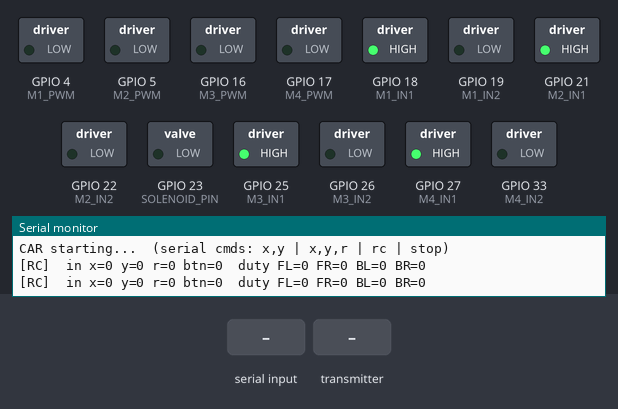
Bench run of a sketch on a simulated ESP32. Shown: switched loads named in the sketch (green lamp = pin HIGH), the last lines printed to the serial monitor. The inputs (shaded band) are chosen by the test bench.

Above: at 1.4 s.
1.5 s: "90 45 200\n" received over Serial
At 1.9 s:
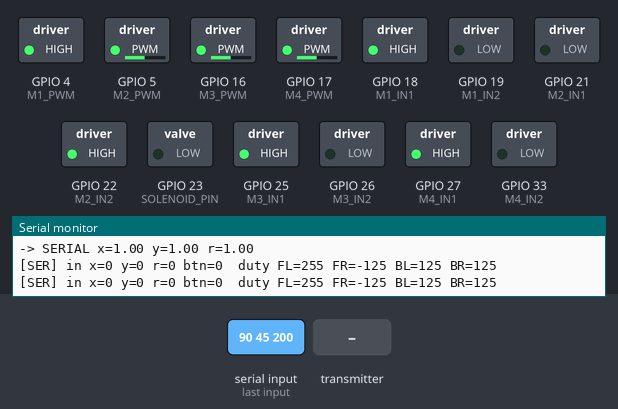
3.0 s: the transmitter starts sending btn = 1
At 4.3 s:
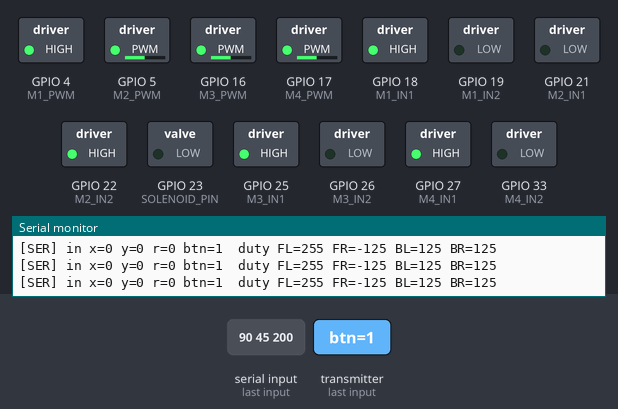
4.6 s: "90 45\n" received over Serial
At 5.4 s:
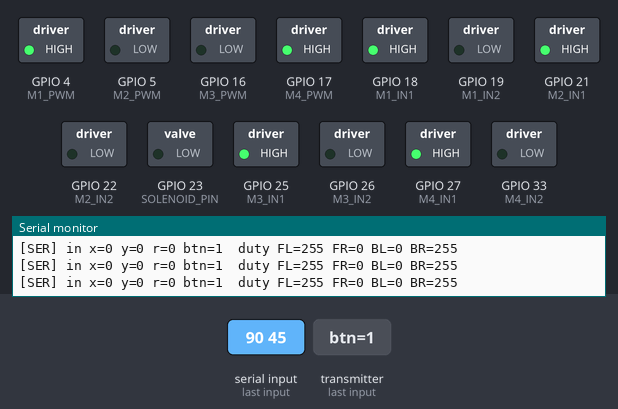
6.1 s: "30 150 10\n" received over Serial
At 6.8 s:
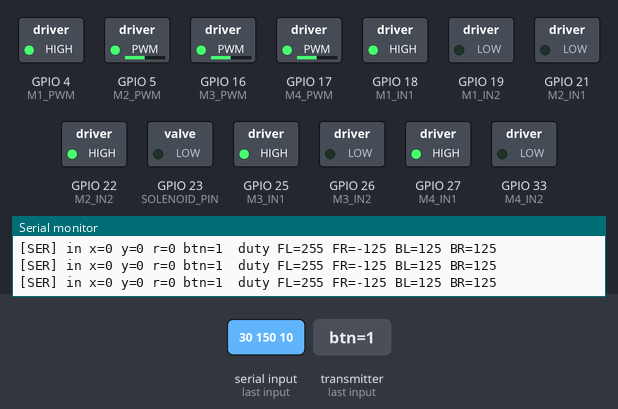
7.6 s: "30 150\n" received over Serial
At 9.1 s:
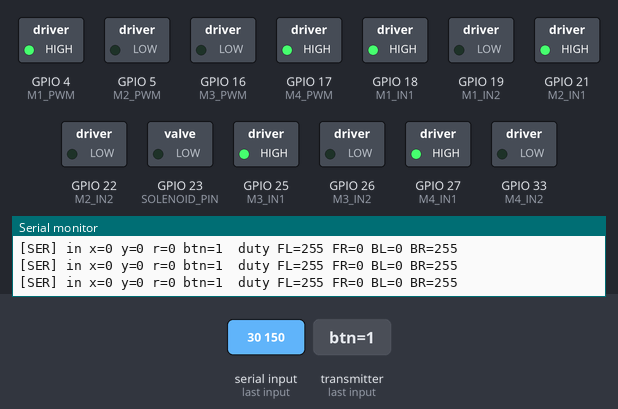
Timing chart, 0 to 10.1 s (numbered marks = the images above; inputs shaded):
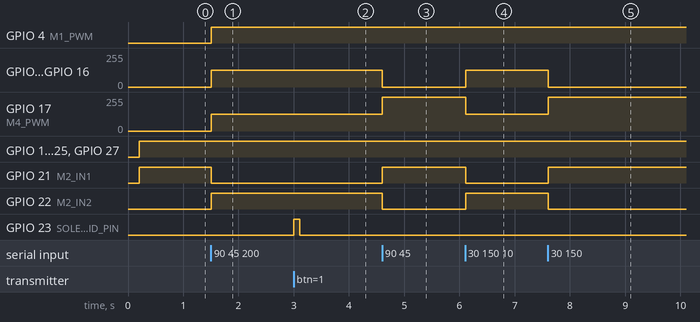

The sketch:

car.ino
```cpp
// 2x TB6612 + ESP32  --  CAR (receiver)
// Receives dual-joystick input over ESP-NOW and drives 4 MECANUM wheels
// holonomically (forward/back, strafe, rotate). Variable speed via LEDC PWM on
// the TB6612 PWMA/PWMB pins (Approach A: slow-decay for good low-speed control).
//
// Motor layout (viewed from above):
//    FL (M1) --- FR (M2)
//    BL (M3) --- BR (M4)
//
// Mecanum mix (signed speed per wheel):
//    FL = y + x + r      FR = y - x - r
//    BL = y - x + r      BR = y + x - r
//   y = forward, x = strafe, r = rotation.

#include <esp_now.h>
#include <WiFi.h>

// ---- Motor direction pins (IN1/IN2) ----------------------------------------
// Driver 1
const int M1_IN1 = 18;  // AIN1 FL
const int M1_IN2 = 19;  // AIN2
const int M2_IN1 = 21;  // BIN1 FR
const int M2_IN2 = 22;  // BIN2
// Driver 2
const int M3_IN1 = 25;  // AIN1 BL
const int M3_IN2 = 26;  // AIN2
const int M4_IN1 = 27;  // BIN1 BR
const int M4_IN2 = 33;  // BIN2

// ---- Motor speed pins (PWMA/PWMB) ------------------------------------------
// Rewired: PWMA/PWMB jumpers removed, PWM pads wired to these GPIOs.
const int M1_PWM = 4;   // Driver1 PWMA -> FL
const int M2_PWM = 5;   // Driver1 PWMB -> FR
const int M3_PWM = 16;  // Driver2 PWMA -> BL
const int M4_PWM = 17;  // Driver2 PWMB -> BR

// ---- Solenoid --------------------------------------------------------------
const int SOLENOID_PIN = 23;               // digital out (ADC2 pins are fine as outputs)
const unsigned long SOL_OFF_MS = 1000;     // off duration
const unsigned long SOL_ON_MS  = 100;      // on pulse
const bool SOL_ACTIVE_HIGH = true;         // set false if the driver is active-low

// ---- PWM config ------------------------------------------------------------
const int PWM_FREQ = 20000;  // 20 kHz, above audible range
const int PWM_RES  = 8;      // 8-bit duty (0..255)
const int MAX_DUTY = 255;
const int MIN_DUTY = 60;     // motor won't turn below ~this; nonzero commands lift to it

// ---- Wireless packet (must match RC side) ----------------------------------
typedef struct {
  int16_t x;    // strafe
  int16_t y;    // forward
  int16_t r;    // rotation
  uint8_t btn;  // 1 = button pressed, 0 = released
} JoystickPacket;

volatile int16_t rxX = 0;
volatile int16_t rxY = 0;
volatile int16_t rxR = 0;
volatile uint8_t rxBtn = 0;
volatile unsigned long lastRxMs = 0;

// Deadzone is handled (calibrated) on the RC side; inputs arrive already zeroed
// inside the band, so the car only shapes and mixes.
const float AXIS_SCALE = 2048.0;        // maps centered reading to ~ -1..1
const unsigned long FAILSAFE_MS = 500;  // stop if no packet within this window

// Set to 1 for serial debug (received inputs + computed wheel duties), 0 to disable.
#define DEBUG 1
const unsigned long DEBUG_INTERVAL_MS = 200;  // throttle prints so serial stays readable

// ---- Motor control ---------------------------------------------------------
// cmd is signed -MAX_DUTY..+MAX_DUTY: sign = direction, magnitude = speed.
void setMotor(int in1, int in2, int pwmPin, int cmd) {
  if (cmd >= 0) {
    digitalWrite(in1, HIGH);
    digitalWrite(in2, LOW);
  } else {
    digitalWrite(in1, LOW);
    digitalWrite(in2, HIGH);
    cmd = -cmd;
  }
  if (cmd > MAX_DUTY) cmd = MAX_DUTY;
  ledcWrite(pwmPin, cmd);
}

void stopAll() {
  ledcWrite(M1_PWM, 0);
  ledcWrite(M2_PWM, 0);
  ledcWrite(M3_PWM, 0);
  ledcWrite(M4_PWM, 0);
}

// Non-blocking solenoid loop: SOL_OFF_MS off, then SOL_ON_MS on, repeating.
// DISABLED for now (not called from loop) — kept for when we want the sequence
// back. The button-triggered one-off click below is used instead.
void solenoidUpdate() {
  static unsigned long last = 0;
  static bool on = false;
  unsigned long interval = on ? SOL_ON_MS : SOL_OFF_MS;
  if (millis() - last >= interval) {
    last = millis();
    on = !on;
    digitalWrite(SOLENOID_PIN, (on == SOL_ACTIVE_HIGH) ? HIGH : LOW);
  }
}

// One-off solenoid click: fires a single SOL_ON_MS pulse, non-blocking.
// solenoidClick() starts the pulse; solenoidOneShotUpdate() ends it on time.
unsigned long solClickOffAt = 0;  // millis() deadline to turn off; 0 = idle

void solenoidClick() {
  digitalWrite(SOLENOID_PIN, SOL_ACTIVE_HIGH ? HIGH : LOW);
  solClickOffAt = millis() + SOL_ON_MS;
}

void solenoidOneShotUpdate() {
  if (solClickOffAt != 0 && millis() >= solClickOffAt) {
    digitalWrite(SOLENOID_PIN, SOL_ACTIVE_HIGH ? LOW : HIGH);
    solClickOffAt = 0;
  }
}

// ---- Input shaping ---------------------------------------------------------
// Centered ADC reading -> normalized -1..1 (deadzone already applied on RC).
float normAxis(int v) {
  float f = v / AXIS_SCALE;
  if (f > 1.0f) f = 1.0f;
  if (f < -1.0f) f = -1.0f;
  return f;
}

// Cubic expo curve, sign-preserving (odd power keeps the sign).
// Flatter near center than squared -> finer control at low input.
float expo(float f) {
  return f * f * f;
}

// Map a normalized wheel value (-1..1) to signed duty. Lifts any nonzero command
// up to the mechanical floor (MIN_DUTY) so the wheel actually turns, then scales
// the remaining range up to MAX_DUTY. Zero stays zero (stop).
int shapeDuty(float v) {
  if (v > -0.0001f && v < 0.0001f) return 0;
  float mag = fabsf(v);
  if (mag > 1.0f) mag = 1.0f;
  int duty = MIN_DUTY + (int)(mag * (MAX_DUTY - MIN_DUTY) + 0.5f);
  return v < 0 ? -duty : duty;
}

// ---- Serial command interface ----------------------------------------------
// Type into the Serial Monitor (newline-terminated):
//   x,y        e.g. "1,1" or "0.5,-0.5"  -> drive at normalized x,y (r=0)
//   x,y,r      e.g. "0,0,1"              -> include rotation
//   ...,Ns     e.g. "1,1,2s" or "0,0,1,3s" -> run the command for N sec, then stop
//   rc                                    -> hand control back to the RC link
//   stop / s                              -> serial mode, all axes 0 (halt)
// Values are normalized -1..1, LINEAR (no expo), clamped. Without a duration the
// command persists until you change it or type "rc"; the RC failsafe is
// suppressed in serial mode, so use "stop" or "rc" to halt.
enum DriveMode { MODE_RC, MODE_SERIAL };
DriveMode driveMode = MODE_RC;
float cmdX = 0, cmdY = 0, cmdR = 0;      // normalized -1..1, used in serial mode
unsigned long cmdExpireAt = 0;           // millis() deadline; 0 = hold indefinitely

char serBuf[32];
uint8_t serLen = 0;

float clampUnit(float v) {
  if (v > 1.0f) return 1.0f;
  if (v < -1.0f) return -1.0f;
  return v;
}

void handleSerialLine(char *line) {
  while (*line == ' ' || *line == '\t') line++;  // skip leading space
  if (line[0] == '\0') return;

  if (strcasecmp(line, "rc") == 0) {
    driveMode = MODE_RC;
    Serial.println("-> RC mode");
    return;
  }
  if (strcasecmp(line, "stop") == 0 || strcasecmp(line, "s") == 0) {
    driveMode = MODE_SERIAL;
    cmdX = cmdY = cmdR = 0;
    cmdExpireAt = 0;
    Serial.println("-> SERIAL stop (0,0,0)");
    return;
  }

  // Parse "x,y" or "x,y,r", plus an optional duration token containing 's'
  // (e.g. "2s", "1.5s") = run this command for N seconds then stop.
  float vals[3] = {0, 0, 0};
  int n = 0;
  float durSec = 0;
  bool haveDur = false;
  char *tok = strtok(line, ", ");
  while (tok) {
    if (strchr(tok, 's') || strchr(tok, 'S')) {
      durSec = atof(tok);   // atof stops at the 's'
      haveDur = true;
    } else if (n < 3) {
      vals[n++] = atof(tok);
    }
    tok = strtok(NULL, ", ");
  }
  if (n >= 2) {
    cmdX = clampUnit(vals[0]);
    cmdY = clampUnit(vals[1]);
    cmdR = (n >= 3) ? clampUnit(vals[2]) : 0.0f;
    driveMode = MODE_SERIAL;
    cmdExpireAt = (haveDur && durSec > 0) ? millis() + (unsigned long)(durSec * 1000.0f) : 0;
    Serial.print("-> SERIAL x="); Serial.print(cmdX);
    Serial.print(" y="); Serial.print(cmdY);
    Serial.print(" r="); Serial.print(cmdR);
    if (cmdExpireAt) { Serial.print(" for "); Serial.print(durSec); Serial.print("s"); }
    Serial.println();
  } else {
    Serial.println("? use: x,y[,r] [Ns]  |  rc  |  stop");
  }
}

void pollSerial() {
  while (Serial.available()) {
    char c = Serial.read();
    if (c == '\n' || c == '\r') {
      if (serLen > 0) {
        serBuf[serLen] = '\0';
        handleSerialLine(serBuf);
        serLen = 0;
      }
    } else if (serLen < sizeof(serBuf) - 1) {
      serBuf[serLen++] = c;
    }
  }
}

// ---- ESP-NOW receive callback ----------------------------------------------
void onDataRecv(const esp_now_recv_info_t *info, const uint8_t *data, int len) {
  if (len != sizeof(JoystickPacket)) return;
  JoystickPacket pkt;
  memcpy(&pkt, data, sizeof(pkt));
  rxX = pkt.x;
  rxY = pkt.y;
  rxR = pkt.r;
  rxBtn = pkt.btn;
  lastRxMs = millis();
}

void setup() {
  // Solenoid off first thing (safe at boot).
  pinMode(SOLENOID_PIN, OUTPUT);
  digitalWrite(SOLENOID_PIN, SOL_ACTIVE_HIGH ? LOW : HIGH);

  // Direction pins
  pinMode(M1_IN1, OUTPUT);  pinMode(M1_IN2, OUTPUT);
  pinMode(M2_IN1, OUTPUT);  pinMode(M2_IN2, OUTPUT);
  pinMode(M3_IN1, OUTPUT);  pinMode(M3_IN2, OUTPUT);
  pinMode(M4_IN1, OUTPUT);  pinMode(M4_IN2, OUTPUT);

  // Speed pins (LEDC PWM, core 3.x pin-based API)
  ledcAttach(M1_PWM, PWM_FREQ, PWM_RES);
  ledcAttach(M2_PWM, PWM_FREQ, PWM_RES);
  ledcAttach(M3_PWM, PWM_FREQ, PWM_RES);
  ledcAttach(M4_PWM, PWM_FREQ, PWM_RES);
  stopAll();

  // Serial is always up so the command interface works even with DEBUG off.
  Serial.begin(115200);
  delay(200);
  Serial.println("CAR starting...  (serial cmds: x,y | x,y,r | rc | stop)");

  WiFi.mode(WIFI_STA);
  if (esp_now_init() != ESP_OK) {
    // ESP-NOW failed to start; leave motors stopped.
#if DEBUG
    Serial.println("ESP-NOW init FAILED");
#endif
    return;
  }
  esp_now_register_recv_cb(onDataRecv);
}

void loop() {
  // Repeating solenoid sequence is DISABLED for now (function kept, not called).
  //   solenoidUpdate();
  // Instead: finish any in-progress one-off click (non-blocking).
  solenoidOneShotUpdate();

  // Read any pending serial command (may switch mode / set cmdX,Y,R).
  pollSerial();

  float x, y, r;  // normalized axis values fed into the mecanum mix

  if (driveMode == MODE_SERIAL) {
    // Timed command: stop when the duration elapses.
    if (cmdExpireAt != 0 && millis() >= cmdExpireAt) {
      cmdX = cmdY = cmdR = 0;
      cmdExpireAt = 0;
      Serial.println("-> SERIAL command expired, stop");
    }
    // Direct linear command; no expo, no failsafe (holds until changed/"rc").
    x = cmdX;
    y = cmdY;
    r = cmdR;
  } else {
    // RC mode. Failsafe: stop if we've lost the transmitter.
    if (millis() - lastRxMs > FAILSAFE_MS) {
      stopAll();
      delay(10);
      return;
    }
    // Normalize + expo each axis.
    x = expo(normAxis(rxX));  // strafe
    y = expo(normAxis(rxY));  // forward
    r = expo(normAxis(rxR));  // rotation
  }

  // One-off solenoid click on the button's press edge (RC packets only).
  static uint8_t prevBtn = 0;
  uint8_t btn = rxBtn;
  if (btn && !prevBtn) solenoidClick();
  prevBtn = btn;

  // Mecanum mix. Flip a wheel's signs here if it runs the wrong way.
  float fl = y + x + r;
  float fr = y - x - r;
  float bl = y - x + r;
  float br = y + x - r;

  // Normalize so no wheel exceeds full scale (preserves the motion direction).
  float m = 1.0f;
  m = max(m, fabsf(fl));
  m = max(m, fabsf(fr));
  m = max(m, fabsf(bl));
  m = max(m, fabsf(br));

  int dFL = shapeDuty(fl / m);
  int dFR = shapeDuty(fr / m);
  int dBL = shapeDuty(bl / m);
  int dBR = shapeDuty(br / m);

  setMotor(M1_IN1, M1_IN2, M1_PWM, dFL);  // FL
  setMotor(M2_IN1, M2_IN2, M2_PWM, dFR);  // FR
  setMotor(M3_IN1, M3_IN2, M3_PWM, dBL);  // BL
  setMotor(M4_IN1, M4_IN2, M4_PWM, dBR);  // BR

#if DEBUG
  static unsigned long lastDbg = 0;
  if (millis() - lastDbg >= DEBUG_INTERVAL_MS) {
    lastDbg = millis();
    Serial.print(driveMode == MODE_SERIAL ? "[SER] " : "[RC]  ");
    Serial.print("in x="); Serial.print(rxX);
    Serial.print(" y=");   Serial.print(rxY);
    Serial.print(" r=");   Serial.print(rxR);
    Serial.print(" btn="); Serial.print(rxBtn);
    Serial.print("  duty FL="); Serial.print(dFL);
    Serial.print(" FR=");       Serial.print(dFR);
    Serial.print(" BL=");       Serial.print(dBL);
    Serial.print(" BR=");       Serial.println(dBR);
  }
#endif

  delay(10);
}
```

Measured:
- after the input at 1.5 s, GPIO 4 (M1_PWM), GPIO 22 (M2_IN2): LOW → HIGH at once; GPIO 5 (M2_PWM), GPIO 16 (M3_PWM), GPIO 17 (M4_PWM): 0/255 → 125/255 at once; GPIO 21 (M2_IN1): HIGH → LOW at once
- after the input at 3.0 s, GPIO 23 (SOLENOID_PIN): LOW → HIGH at once, → LOW 0.10 s later
- after the input at 4.6 s, GPIO 5 (M2_PWM), GPIO 16 (M3_PWM): 125/255 → 0/255 at once; GPIO 17 (M4_PWM): 125/255 → 255/255 at once; GPIO 21 (M2_IN1): LOW → HIGH at once; GPIO 22 (M2_IN2): HIGH → LOW at once
- after the input at 6.1 s, GPIO 5 (M2_PWM), GPIO 16 (M3_PWM): 0/255 → 125/255 at once; GPIO 17 (M4_PWM): 255/255 → 125/255 at once; GPIO 21 (M2_IN1): HIGH → LOW at once; GPIO 22 (M2_IN2): LOW → HIGH at once
- after the input at 7.6 s, GPIO 5 (M2_PWM), GPIO 16 (M3_PWM): 125/255 → 0/255 at once; GPIO 17 (M4_PWM): 125/255 → 255/255 at once; GPIO 21 (M2_IN1): LOW → HIGH at once; GPIO 22 (M2_IN2): HIGH → LOW at once
